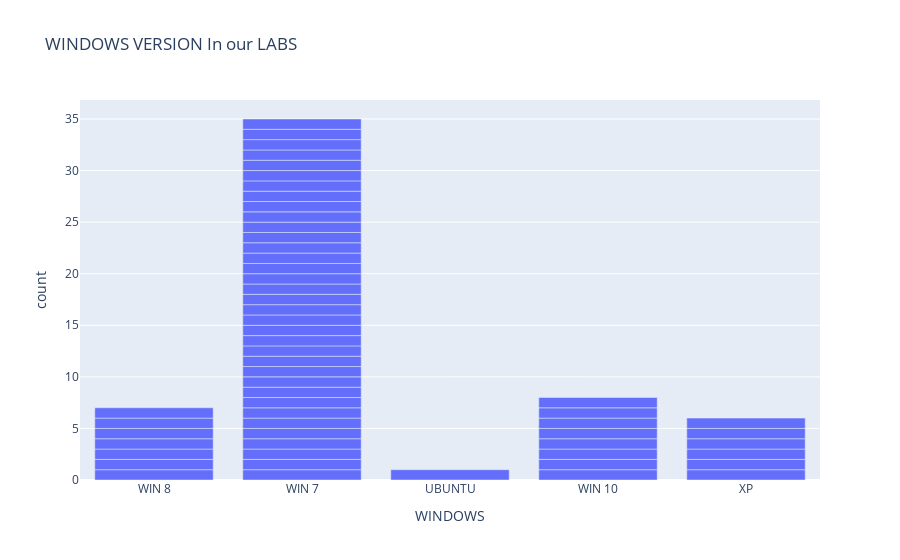

Notebook code for this chart:
### Code cell
fig = px.bar(df, x='WINDOWS', hover_name='WINDOWS', title='WINDOWS VERSION In our LABS')
fig.show()

### Figure 1 — Plotly figure (JSON) as saved in the notebook; plotly's stock layout.template omitted (floating-point values rounded to 4 significant figures)
{"data": [{"alignmentgroup": "True", "hovertemplate": "<b>%{hovertext}</b><br><br>WINDOWS=%{x}<br>count=%{y}<extra></extra>", "hovertext": ["WIN 8", "WIN 7", "WIN 7", "WIN 7", "WIN 7", "UBUNTU", "WIN 10", "WIN 7", "WIN 7", "WIN 7", "WIN 7", "XP", "XP", "WIN 8", "WIN 7", "WIN 8", "WIN 7", "WIN 7", "WIN 8", "WIN 7", "WIN 8", "XP", "XP", "XP", "WIN 7", "XP", "WIN 7", "WIN 10", "WIN 7", "WIN 7", "WIN 7", "WIN 7", "WIN 7", "WIN 7", "WIN 10", "WIN 10", "WIN 10", "WIN 7", "WIN 10", "WIN 8", "WIN 7", "WIN 10", "WIN 7", "WIN 7", "WIN 10", "WIN 8", "WIN 7", "WIN 7", "WIN 7", "WIN 7", "WIN 7", "WIN 7", "WIN 7", "WIN 7", "WIN 7", "WIN 7", "WIN 7"], "legendgroup": "", "marker": {"color": "#636efa"}, "name": "", "offsetgroup": "", "orientation": "v", "showlegend": false, "textposition": "auto", "type": "bar", "x": ["WIN 8", "WIN 7", "WIN 7", "WIN 7", "WIN 7", "UBUNTU", "WIN 10", "WIN 7", "WIN 7", "WIN 7", "WIN 7", "XP", "XP", "WIN 8", "WIN 7", "WIN 8", "WIN 7", "WIN 7", "WIN 8", "WIN 7", "WIN 8", "XP", "XP", "XP", "WIN 7", "XP", "WIN 7", "WIN 10", "WIN 7", "WIN 7", "WIN 7", "WIN 7", "WIN 7", "WIN 7", "WIN 10", "WIN 10", "WIN 10", "WIN 7", "WIN 10", "WIN 8", "WIN 7", "WIN 10", "WIN 7", "WIN 7", "WIN 10", "WIN 8", "WIN 7", "WIN 7", "WIN 7", "WIN 7", "WIN 7", "WIN 7", "WIN 7", "WIN 7", "WIN 7", "WIN 7", "WIN 7"], "xaxis": "x", "y": [1, 1, 1, 1, 1, 1, 1, 1, 1, 1, 1, 1, 1, 1, 1, 1, 1, 1, 1, 1, 1, 1, 1, 1, 1, 1, 1, 1, 1, 1, 1, 1, 1, 1, 1, 1, 1, 1, 1, 1, 1, 1, 1, 1, 1, 1, 1, 1, 1, 1, 1, 1, 1, 1, 1, 1, 1], "yaxis": "y"}], "layout": {"barmode": "relative", "legend": {"tracegroupgap": 0}, "title": {"text": "WINDOWS VERSION In our LABS"}, "xaxis": {"anchor": "y", "domain": [0, 1], "title": {"text": "WINDOWS"}}, "yaxis": {"anchor": "x", "domain": [0, 1], "title": {"text": "count"}}}}
